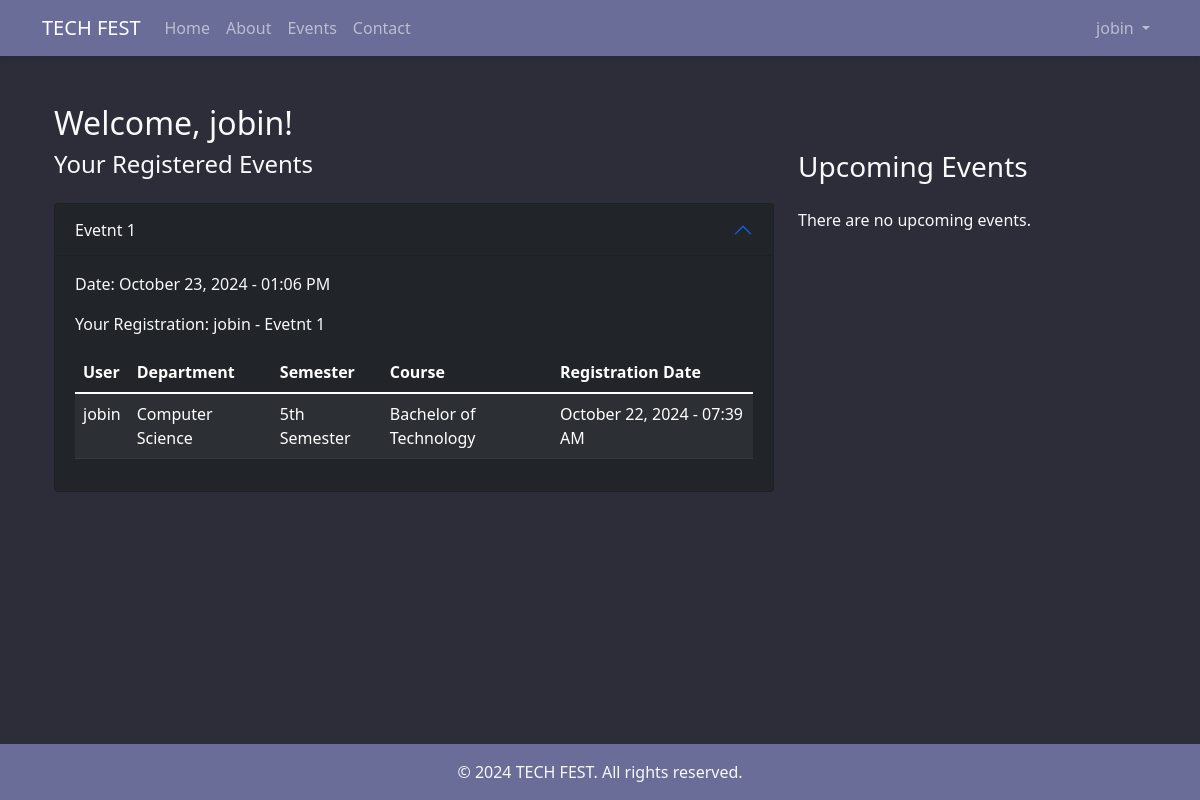
The app's page /dashboard/ (signed in) with its own data.
### users/models.py (models this page shows)
class CustomUser(AbstractUser):
    USER_TYPE_CHOICES = (
        ('user', 'User'),
        ('eventhost', 'Event Host'),
    )
    user_type = models.CharField(max_length=10, choices=USER_TYPE_CHOICES, default='user')
    groups = models.ManyToManyField(
        Group,
        verbose_name='groups',
        blank=True,
        help_text='The groups this user belongs to.',
        related_name='custom_user_set'
    )
    user_permissions = models.ManyToManyField(
        Permission,
        verbose_name='user permissions',
        blank=True,
        help_text='Specific permissions for this user.',
        related_name='custom_user_set'
    )
    def is_eventhost(self):
        return self.user_type == 'eventhost'

### events/models.py (models this page shows, shortened)
class Event(models.Model):
    title = models.CharField(max_length=200)
    description = models.TextField()
    date = models.DateTimeField()
    location = models.CharField(max_length=200)
    image = models.ImageField(upload_to='event_images/', null=True, blank=True)
    host = models.ForeignKey(settings.AUTH_USER_MODEL, on_delete=models.CASCADE, related_name='hosted_events')
    isFeatured=models.BooleanField(default=False)

class Registration(models.Model):
    DEPARTMENT_CHOICES = [
        ('CS', 'Computer Science'),
        ('IT', 'Information Technology'),
        ('ECE', 'Electronics and Communication'),
        ('EEE', 'Electrical and Electronics'),
        ('ME', 'Mechanical Engineering'),
    ]
    SEMESTER_CHOICES = [
        ('1', '1st Semester'),
        ('2', '2nd Semester'),
        ('3', '3rd Semester'),
        ('4', '4th Semester'),
        ('5', '5th Semester'),
        ('6', '6th Semester'),
        ('7', '7th Semester'),
        ('8', '8th Semester'),
    ]
    COURSE_CHOICES = [
        ('BTech', 'Bachelor of Technology'),
        ('MTech', 'Master of Technology'),
        ('MCA', 'Master of Computer Applications'),
        ('BCA', 'Bachelor of Computer Applications'),
    ]
    event = models.ForeignKey('Event', on_delete=models.CASCADE, related_name='registrations')
    user = models.ForeignKey(settings.AUTH_USER_MODEL, on_delete=models.CASCADE, related_name='event_registrations')
    department = models.CharField(max_length=3, choices=DEPARTMENT_CHOICES)
    semester = models.CharField(max_length=1, choices=SEMESTER_CHOICES)
    course = models.CharField(max_length=5, choices=COURSE_CHOICES)
    college = models.CharField(max_length=255)
    address = models.TextField()
    phone = models.CharField(max_length=20)
    registration_date = models.DateTimeField(auto_now_add=True)
    class Meta:
        unique_together = ('event', 'user')
    def __str__(self):
        return f"{self.user.username} - {self.event.title}"

### users/views.py (the view)
# urls.py: path('dashboard/', views.dashboard, name='dashboard'),
@login_required
def dashboard(request):
    if request.user.is_eventhost():
        events = Event.objects.filter(host=request.user).order_by('-date')
        event_registrations = {event.id: Registration.objects.filter(event=event, user=request.user).select_related('event') for event in events}
        context = {
            'events': events,
            'event_registrations': event_registrations,
        }
        return render(request, 'users/eventhost_dashboard.html', context)
    else:
        current_date = datetime.now().date()
    upcoming_date = current_date + timedelta(days=5)
    registrations = Registration.objects.filter(user=request.user).select_related('event')
    registered_events = [reg.event for reg in registrations]
    upcoming_events = Event.objects.filter(date__gt=upcoming_date).order_by('date')
    context = {
        'registrations': registrations,
        'registered_events': registered_events,
        'upcoming_events': upcoming_events,
    }
    return render(request, 'users/user_dashboard.html', context)

### users/templates/users/user_dashboard.html (shortened to what this page needs)
{% extends 'base.html' %}
{% now "Y-m-d" as current_date %}
{% block content %}
<div class="container mt-4 text-light">
    <h2 class="text-light">Welcome, {{ user.username }}!</h2>
    <div class="row">
        <div class="col-md-8">
            {% if registered_events %}
                <h4 class="mb-4">Your Registered Events</h4>
                <div class="accordion" id="registered-events-accordion">
                    {% for event in registered_events %}
                        <div class="accordion-item bg-dark mb-2">
                            <h4 class="accordion-header" id="event-{{ event.id }}-header">
                                <button class="accordion-button bg-dark text-light" type="button" data-bs-toggle="collapse" data-bs-target="#event-{{ event.id }}-collapse" aria-expanded="{% if forloop.first %}true{% else %}false{% endif %}" aria-controls="event-{{ event.id }}-collapse">
                                    {{ event.title }}
                                </button>
                            </h4>
                            <div id="event-{{ event.id }}-collapse" class="accordion-collapse collapse {% if forloop.first %}show{% endif %}" aria-labelledby="event-{{ event.id }}-header" data-bs-parent="#registered-events-accordion">
                                <div class="accordion-body">
                                    <p>Date: {{ event.date|date:"F d, Y - h:i A" }}</p>
                                    <p>Your Registration: {% for registration in registrations %}{% if registration.event == event %}{{ registration }}{% endif %}{% endfor %}</p>
                                    <div class="table-responsive">
                                        <table class="table table-dark table-striped">
                                            <thead>
                                                <tr>
                                                    <th>User</th>
                                                    <th>Department</th>
                                                    <th>Semester</th>
                                                    <th>Course</th>
                                                    <th>Registration Date</th>
                                                </tr>
                                            </thead>
                                            <tbody>
                                                {% for registration in registrations %}
                                                    {% if registration.event == event %}
                                                        <tr>
                                                            <td>{{ registration.user.username }}</td>
                                                            <td>{{ registration.get_department_display }}</td>
                                                            <td>{{ registration.get_semester_display }}</td>
                                                            <td>{{ registration.get_course_display }}</td>
                                                            <td>{{ registration.registration_date|date:"F d, Y - h:i A" }}</td>
                                                        </tr>
                                                    {% endif %}
                                                {% endfor %}
                                            </tbody>
                                        </table>
                                    </div>
                                </div>
                            </div>
                        </div>
                    {% endfor %}
                </div>
            {% else %}
                <p>You haven't registered for any events yet.</p>
            {% endif %}
        </div>
        <div class="col-md-4">
            <h3 class="mb-4">Upcoming Events</h3>
            {% if upcoming_events %}
                {% for event in upcoming_events %}
                    <div class="card mb-4 bg-dark">
                        <div class="card-header">
                            <h4>{{ event.title }}</h4>
                            <p>Date: {{ event.date|date:"F d, Y - h:i A" }}</p>
                            <p>Location: {{ event.location }}</p>
                        </div>
                        <div class="card-body">
                            <p>{{ event.description }}</p>
                            {% if event in registered_events %}
                                <p class="text-success">You are registered for this event.</p>
                            {% else %}
                                <a href="{% url 'events:register_event' event.id %}" class="btn btn-primary">Register</a>
                            {% endif %}
                        </div>
                    </div>
                {% endfor %}
            {% else %}
                <p>There are no upcoming events.</p>
            {% endif %}
        </div>
    </div>
</div>
{% endblock %}

### templates/base.html (shortened to what this page needs)
{% load static %}
<!DOCTYPE html>
<html lang="en" class="h-100">
<head>
    <link href="https://cdn.jsdelivr.net/npm/bootstrap@5.1.3/dist/css/bootstrap.min.css" rel="stylesheet">
    <link rel="stylesheet" href="https://cdnjs.cloudflare.com/ajax/libs/font-awesome/5.15.3/css/all.min.css">
    <link rel="stylesheet" href="{% static 'css/style.css' %}">
    <link rel="stylesheet" href="https://cdn.jsdelivr.net/npm/bootstrap-icons@1.10.5/font/bootstrap-icons.css">
</head>
<body class="d-flex flex-column h-100">
    <header>
        <nav class="navbar navbar-expand-lg navbar-dark text-light">
            <div class="container">
                <a class="navbar-brand" href="{% url 'main:home' %}">TECH FEST</a>
                <div class="collapse navbar-collapse" id="navbarNavDropdown">
                    <ul class="navbar-nav me-auto mb-2 mb-lg-0">
                        <li class="nav-item">
                            <a class="nav-link {% if request.resolver_match.url_name == 'home' %}active{% endif %}" aria-current="page" href="{% url 'main:home' %}">Home</a>
                        </li>
                        <li class="nav-item">
                            <a class="nav-link {% if request.resolver_match.url_name == 'about' %}active{% endif %}" href="{% url 'main:about' %}">About</a>
                        </li>
                        <li class="nav-item">
                            <a class="nav-link {% if request.resolver_match.url_name == 'list' %}active{% endif %}" href="{% url 'events:list' %}">Events</a>
                        </li>
                        <li class="nav-item">
                            <a class="nav-link {% if request.resolver_match.url_name == 'contact' %}active{% endif %}" href="{% url 'main:contact' %}">Contact</a>
                        </li>
                    </ul>
                    <ul class="navbar-nav">
                        {% if user.is_authenticated %}
                            <li class="nav-item dropdown">
                                <a class="nav-link dropdown-toggle" href="#" id="navbarDropdown" role="button" data-bs-toggle="dropdown" aria-expanded="false">
                                    {{ user.username }}
                                </a>
                            </li>
                        {% endif %}
                    </ul>
                </div>
            </div>
        </nav>
    </header>
    <main class="flex-shrink-0">
        <div class="container my-4 main-content">
            {% block content %}
            {% endblock %}
        </div>
    </main>
    <footer class="footer mt-auto py-3 ">
        <div class="container text-center text-light">
            <span class="text-light">© 2024 TECH FEST. All rights reserved.</span>
        </div>
    </footer>
</body>
</html>

### static/css/style.css (style rules this page uses)
:root { --color-main: #71c6dd; --color-main-light: #e1f6fb; --color-dark: #3f4156; --color-dark-medium: #51546e; --color-dark-light: #696d97; --color-light: #e5e5e5; --color-gray: #8b8b8b; --color-light-gray: #b2bdbd; --color-bg: #2d2d39; --color-success: #5dd693; --color-error: #fc4b0b; }
html, body { height: 100%; }
body { display: flex; flex-direction: column; min-height: 100vh; background-color: var(--color-bg); }
main { flex: 1 0 auto; display: flex; flex-direction: column; }
.main-content { flex: 1 0 auto; padding-bottom: 2rem; }
.footer { flex-shrink: 0; background-color: #343a40; color: #ffffff; }
.navbar { background-color: var(--color-dark-light); box-shadow: 0 2px 4px rgba(0,0,0,.1); }
.footer { background-color: var(--color-dark-light); }

### records on screen
CustomUser: username "jobin"
Event: title "Evetnt 1", date "October 23, 2024 - 01:06 PM"
Registration: user+event "jobin - Evetnt 1", user.username "jobin", department "Computer Science", semester "5th Semester", course "Bachelor of Technology", registration_date "October 22, 2024 - 07:39 AM"
